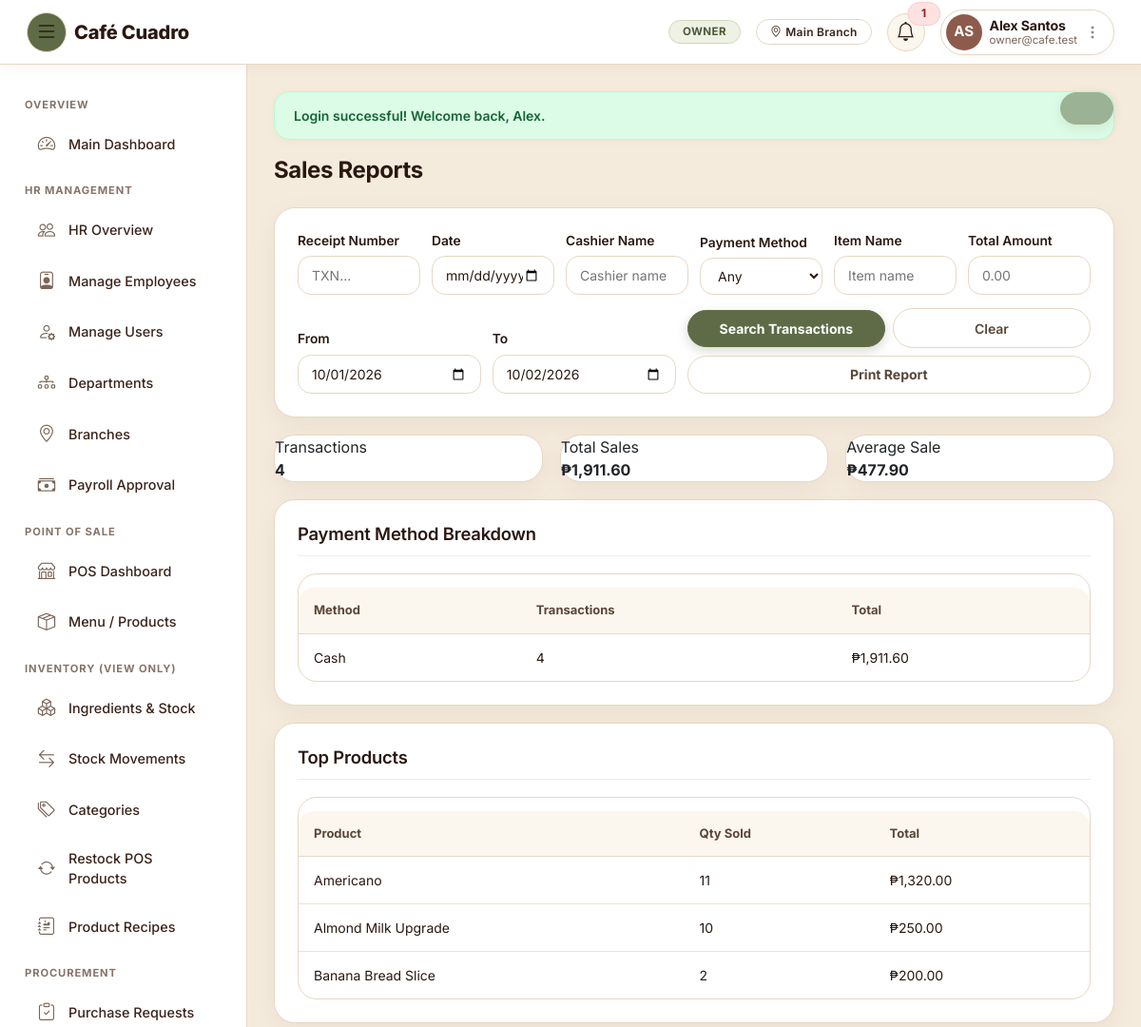
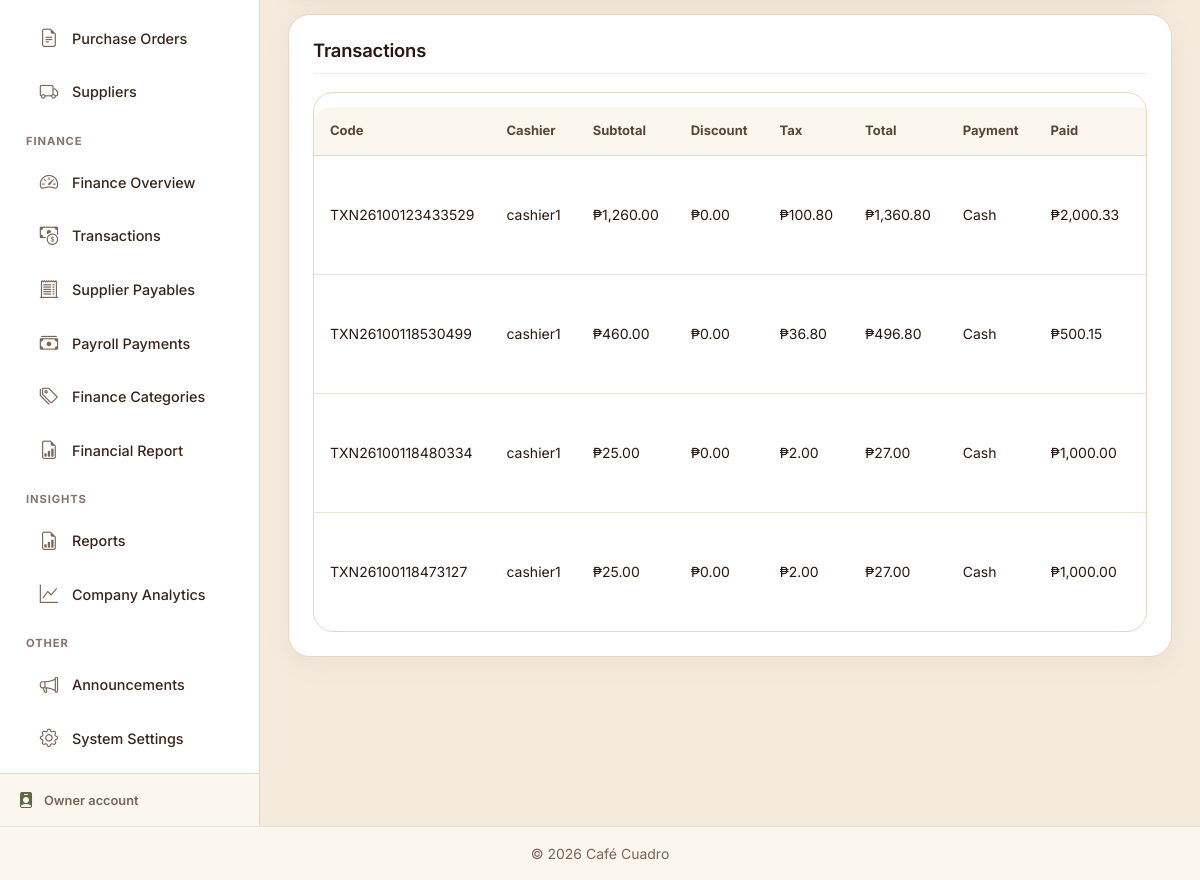
Screenshot of /pos/sales_reports.php (signed in) with the database file from the repository (2 pictures, top to bottom).
### tables this page shows
CREATE TABLE `branches` (
  `branch_id` int(11) NOT NULL,
  `branch_name` varchar(100) NOT NULL,
  `address` varchar(255) DEFAULT NULL,
  `contact_number` varchar(30) DEFAULT NULL,
  `latitude` decimal(10,7) DEFAULT NULL,
  `longitude` decimal(10,7) DEFAULT NULL,
  `status` enum('ACTIVE','INACTIVE') NOT NULL DEFAULT 'ACTIVE',
  `created_at` timestamp NOT NULL DEFAULT current_timestamp()
);

CREATE TABLE `transactions` (
  `id` int(11) NOT NULL,
  `transaction_code` varchar(20) DEFAULT NULL,
  `user_id` int(11) DEFAULT NULL,
  `branch_id` int(11) DEFAULT NULL,
  `subtotal` decimal(10,2) DEFAULT 0.00,
  `discount` decimal(10,2) DEFAULT 0.00,
  `tax` decimal(10,2) DEFAULT 0.00,
  `total` decimal(10,2) DEFAULT 0.00,
  `payment_method` enum('cash','credit','debit') DEFAULT 'cash',
  `amount_paid` decimal(10,2) DEFAULT 0.00,
  `change_due` decimal(10,2) DEFAULT 0.00,
  `status` varchar(20) NOT NULL DEFAULT 'completed',
  `source` varchar(10) NOT NULL DEFAULT 'pos',
  `order_type` varchar(10) DEFAULT NULL,
  `customer_name` varchar(150) DEFAULT NULL,
  `guest_token` char(36) DEFAULT NULL,
  `created_at` timestamp NOT NULL DEFAULT current_timestamp()
);

CREATE TABLE `users` (
  `user_id` int(11) NOT NULL,
  `role_id` int(11) NOT NULL,
  `username` varchar(50) DEFAULT NULL,
  `email` varchar(150) NOT NULL,
  `password_hash` varchar(255) NOT NULL,
  `first_name` varchar(100) NOT NULL,
  `last_name` varchar(100) NOT NULL DEFAULT '',
  `phone` varchar(30) DEFAULT NULL,
  `status` enum('ACTIVE','INACTIVE','SUSPENDED') NOT NULL DEFAULT 'ACTIVE',
  `profile_photo` varchar(255) DEFAULT NULL,
  `last_login` datetime DEFAULT NULL,
  `reset_token` varchar(255) DEFAULT NULL,
  `token_expires_at` timestamp NULL DEFAULT NULL,
  `created_at` timestamp NOT NULL DEFAULT current_timestamp(),
  `updated_at` timestamp NOT NULL DEFAULT current_timestamp() ON UPDATE current_timestamp()
);

### pos/sales_reports.php (the view, shortened to what the rows shown need)
<?php
require 'database.php';
require 'app.php';
$from = trim($_GET['from'] ?? date('Y-m-01'));
$to   = trim($_GET['to']   ?? date('Y-m-d'));
$search_receipt = trim($_GET['search_receipt'] ?? '');
$search_date    = trim($_GET['search_date'] ?? '');
$search_cashier = trim($_GET['search_cashier'] ?? '');
$search_payment = trim($_GET['search_payment'] ?? '');
$search_item    = trim($_GET['search_item'] ?? '');
$search_total   = trim($_GET['search_total'] ?? '');
$search_active  = $search_receipt !== '' || $search_date !== '' || $search_cashier !== '' || $search_payment !== '' || $search_item !== '' || $search_total !== '';
$db_error = false;
$transactions  = [];
$payment_breakdown = [];
try {
    if ($search_active) {
        $query = "SELECT t.id, t.transaction_code, u.username, CONCAT(u.first_name, ' ', u.last_name) AS full_name, t.subtotal, t.discount, t.tax, t.total, t.payment_method, t.amount_paid, t.change_due, t.created_at FROM transactions t LEFT JOIN users u ON u.user_id = t.user_id WHERE t.status='completed'";
        $params = [];
        $conditions = [];
        if ($search_receipt !== '') {
            $conditions[] = 't.transaction_code LIKE ?';
            $params[] = '%' . $search_receipt . '%';
        }
        if ($search_date !== '') {
            $conditions[] = 'DATE(t.created_at) = ?';
            $params[] = $search_date;
        }
        if ($search_cashier !== '') {
            $conditions[] = "(CONCAT(u.first_name, ' ', u.last_name) LIKE ? OR u.username LIKE ?)";
            $params[] = '%' . $search_cashier . '%';
            $params[] = '%' . $search_cashier . '%';
        }
        if ($search_payment !== '') {
            $conditions[] = 't.payment_method = ?';
            $params[] = $search_payment;
        }
        if ($search_item !== '') {
            $conditions[] = 'EXISTS (SELECT 1 FROM transaction_items ti WHERE ti.transaction_id = t.id AND ti.product_name LIKE ?)';
            $params[] = '%' . $search_item . '%';
        }
        if ($search_total !== '') {
            $conditions[] = 't.total = ?';
            $params[] = (float) $search_total;
        }
        if ($conditions) {
            $query .= ' AND ' . implode(' AND ', $conditions);
        }
        $query .= ' ORDER BY t.created_at DESC';
        $stmt = $conn->prepare($query);
        $stmt->execute($params);
        $transactions = $stmt->fetchAll(PDO::FETCH_ASSOC);
        $summary = [
            'count' => count($transactions),
            'total' => array_sum(array_map(static function ($txn) { return (float) $txn['total']; }, $transactions)),
            'average_sale' => count($transactions) ? (array_sum(array_map(static function ($txn) { return (float) $txn['total']; }, $transactions)) / count($transactions)) : 0,
        ];
    } else {
        $stmt = $conn->prepare("SELECT t.id, t.transaction_code, u.username, CONCAT(u.first_name, ' ', u.last_name) AS full_name, t.subtotal, t.discount, t.tax, t.total, t.payment_method, t.amount_paid, t.change_due, t.created_at FROM transactions t LEFT JOIN users u ON u.user_id = t.user_id WHERE t.status='completed' AND DATE(t.created_at) BETWEEN ? AND ? ORDER BY t.created_at DESC");
        $stmt->execute([$from, $to]);
        $transactions = $stmt->fetchAll(PDO::FETCH_ASSOC);
        $stmt = $conn->prepare("SELECT payment_method, COUNT(*) AS count, COALESCE(SUM(total),0) AS total FROM transactions WHERE status='completed' AND DATE(created_at) BETWEEN ? AND ? GROUP BY payment_method");
        $stmt->execute([$from, $to]);
        $payment_breakdown = $stmt->fetchAll(PDO::FETCH_ASSOC);
    }
} catch (PDOException $e) {
    $db_error = true;
}
require_once __DIR__ . '/../includes/header.php';
?>
<link rel="stylesheet" href="<?= BASE_URL ?>assets/shared/pos-legacy.css">
<div class="mb-4">
    <h1 class="h4 fw-bold mb-1">Sales Reports</h1>
</div>
<?php if (!$db_error): ?>
<?php if ($payment_breakdown): ?>
<section class="panel" style="margin-top:18px;">
    <h2>Payment Method Breakdown</h2>
    <table>
        <thead><tr><th>Method</th><th>Transactions</th><th>Total</th></tr></thead>
    </table>
</section>
<?php endif; ?>
<section class="panel" style="margin-top:18px;">
    <h2>Top Products</h2>
    <table>
        <thead><tr><th>Product</th><th>Qty Sold</th><th>Total</th></tr></thead>
    </table>
</section>
<section class="panel" style="margin-top:18px;">
    <h2>Transactions</h2>
    <table>
        <thead><tr><th>Code</th><th>Cashier</th><th>Subtotal</th><th>Discount</th><th>Tax</th><th>Total</th><th>Payment</th><th>Paid</th><th>Change</th><th>Date</th><th>Receipt</th></tr></thead>
        <tbody>
        <?php foreach ($transactions as $txn): ?>
            <tr>
                <td><?= h($txn['transaction_code']) ?></td>
                <td><?= h($txn['username']) ?></td>
                <td>₱<?= money($txn['subtotal']) ?></td>
                <td>₱<?= money($txn['discount']) ?></td>
                <td>₱<?= money($txn['tax']) ?></td>
                <td>₱<?= money($txn['total']) ?></td>
                <td><?= h(ucfirst($txn['payment_method'])) ?></td>
                <td>₱<?= money($txn['amount_paid']) ?></td>
                <td>₱<?= money($txn['change_due']) ?></td>
            </tr>
        <?php endforeach; ?>
        </tbody>
    </table>
</section>
<?php endif; ?>
<?php require_once __DIR__ . '/../includes/footer.php'; ?>

### includes/header.php (shortened to what the rows shown need)
<?php
$esc = function_exists('e') ? 'e' : 'clean';
$isOwnerTheme           = currentRoleId() == ROLE_OWNER;
$isEmployeeTheme        = currentRoleId() == ROLE_EMPLOYEE;
$isEmployeeManagerTheme = currentRoleId() == ROLE_EMPLOYEE_MANAGER;
$isHrManagerTheme       = currentRoleId() == ROLE_HR_MANAGER;
$isHrStaffTheme         = currentRoleId() == ROLE_HR_STAFF;
$isCafeTheme            = in_array(currentRoleId(), [ROLE_CASHIER, ROLE_INVENTORY_STAFF, ROLE_FINANCE_STAFF], true);
?>
<!DOCTYPE html>
<html lang="en">
<head>
<link rel="stylesheet" href="https://cdn.jsdelivr.net/npm/bootstrap@5.3.3/dist/css/bootstrap.min.css">
<link rel="stylesheet" href="https://cdn.jsdelivr.net/npm/bootstrap-icons@1.11.3/font/bootstrap-icons.css">
<link rel="stylesheet" href="<?= BASE_URL ?>assets/hrms/css/style.css?v=<?= ASSET_VER ?>">
<link rel="stylesheet" href="<?= BASE_URL ?>assets/inv/css/style.css?v=<?= ASSET_VER ?>">
<link rel="stylesheet" href="<?= BASE_URL ?>assets/shared/unified.css?v=<?= ASSET_VER ?>">
<link rel="stylesheet" href="<?= BASE_URL ?>assets/shared/responsive.css?v=<?= ASSET_VER ?>">
<link rel="stylesheet" href="<?= BASE_URL ?>assets/shared/roast-app.css?v=<?= ASSET_VER ?>">
</head>
<body class="unified-theme <?= $isOwnerTheme ? 'owner-theme' : ($isEmployeeTheme ? 'employee-theme' : ($isEmployeeManagerTheme ? 'employee-manager-theme' : ($isHrManagerTheme ? 'hr-manager-theme' : ($isHrStaffTheme ? 'hr-staff-theme' : ($isCafeTheme ? 'cafe-theme' : ''))))) ?>">
<nav class="navbar navbar-expand-lg app-navbar">
  <div class="container-fluid">
    <div class="ms-auto d-flex align-items-center gap-2 gap-md-3">
      <?php if (isLoggedIn()):
      ?>
        <span class="badge role-pill d-none d-sm-inline-block"><?= $esc(currentRoleName()) ?></span>
        <?php if (currentBranchName()): ?>
          <span class="badge branch-pill d-none d-md-inline-block"><i class="bi bi-geo-alt me-1"></i><?= $esc(currentBranchName()) ?></span>
        <?php endif; ?>
        <div class="dropdown">
          <a class="position-relative notif-bell-btn text-decoration-none" href="#" role="button" data-bs-toggle="dropdown" title="Notifications">
          </a>
        </div>
        <div class="dropdown">
          <a class="d-flex align-items-center text-decoration-none navbar-user-pill" href="#" role="button" data-bs-toggle="dropdown">
          </a>
        </div>
      <?php endif; ?>
    </div>
  </div>
</nav>
<div class="app-wrapper d-flex">
<?php require_once __DIR__ . '/sidebar.php'; ?>

### rows the page displays
branches: branch_name "Main Branch"
transactions: transaction_code "TXN26100123433529", user.username "cashier1", subtotal "1,260.00", discount "0.00", tax "100.80", total "1,360.80", payment_method "Cash", amount_paid "2,000.33"
transactions: transaction_code "TXN26100118530499", user.username "cashier1", subtotal "460.00", discount "0.00", tax "36.80", total "496.80", payment_method "Cash", amount_paid "500.15"
transactions: transaction_code "TXN26100118480334", user.username "cashier1", subtotal "25.00", discount "0.00", tax "2.00", total "27.00", payment_method "Cash", amount_paid "1,000.00"
transactions: transaction_code "TXN26100118473127", user.username "cashier1", subtotal "25.00", discount "0.00", tax "2.00", total "27.00", payment_method "Cash", amount_paid "1,000.00"

### other values shown
APP_NAME "Café Cuadro"
$esc(currentRoleName()) "OWNER"
$unreadCount "1"
$initials "AS"
$esc($_SESSION['full_name'] ?? '') "Alex Santos"
$esc($_SESSION['email'] ?? currentRoleName()) "owner@cafe.test"
$sidebarFooterLabel "Owner"
$f['message'] "Login successful! Welcome back, Alex."
$summary['count'] "4"
money($summary['total']) "1,911.60"
money($summary['average_sale']) "477.90"
$pb['payment_method'] "Cash"
$pb['count'] "4"
money($pb['total']) "1,911.60"
$product['product_name'] "Americano"
